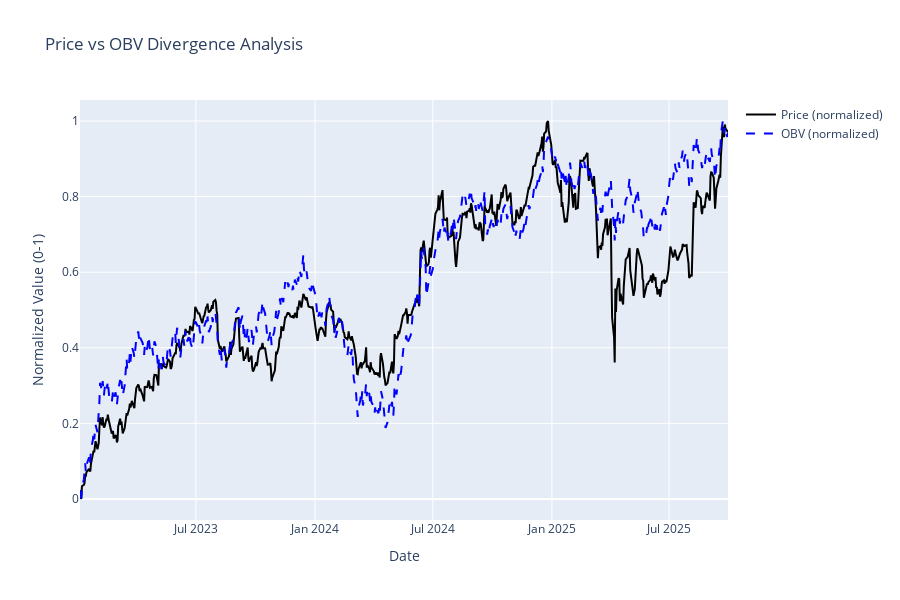

This figure's notebook cell:
### Markdown cell above
## OBV vs Price Divergence Analysis

### Code cell
# Normalize price and OBV for comparison
from sklearn.preprocessing import MinMaxScaler

scaler_price = MinMaxScaler()
scaler_obv = MinMaxScaler()

df["close_norm"] = scaler_price.fit_transform(df[["close"]])
df["obv_norm"] = scaler_obv.fit_transform(df[["obv"]])

fig = go.Figure()

fig.add_trace(
    go.Scatter(x=df["date"], y=df["close_norm"], name="Price (normalized)", line={"color": "black", "width": 2})
)
fig.add_trace(
    go.Scatter(
        x=df["date"], y=df["obv_norm"], name="OBV (normalized)", line={"color": "blue", "width": 2, "dash": "dash"}
    )
)

fig.update_layout(
    height=600, title_text="Price vs OBV Divergence Analysis", xaxis_title="Date", yaxis_title="Normalized Value (0-1)"
)
fig.show()

print("When price and OBV diverge, potential reversal ahead")
print("Price ↑ + OBV ↓ = Bearish divergence (distribution)")
print("Price ↓ + OBV ↑ = Bullish divergence (accumulation)")

### Figure 1 — Plotly figure (JSON) as saved in the notebook; plotly's stock layout.template omitted (floating-point values rounded to 4 significant figures; data arrays with more than 128 entries replaced by an {"elided": "..."} marker saying what was removed)
{"data": [{"line": {"color": "black", "width": 2}, "name": "Price (normalized)", "type": "scatter", "x": {"elided": "688 str values"}, "y": {"elided": "688 float values"}}, {"line": {"color": "blue", "dash": "dash", "width": 2}, "name": "OBV (normalized)", "type": "scatter", "x": {"elided": "688 str values"}, "y": {"elided": "688 float values"}}], "layout": {"height": 600, "title": {"text": "Price vs OBV Divergence Analysis"}, "xaxis": {"title": {"text": "Date"}}, "yaxis": {"title": {"text": "Normalized Value (0-1)"}}}}
